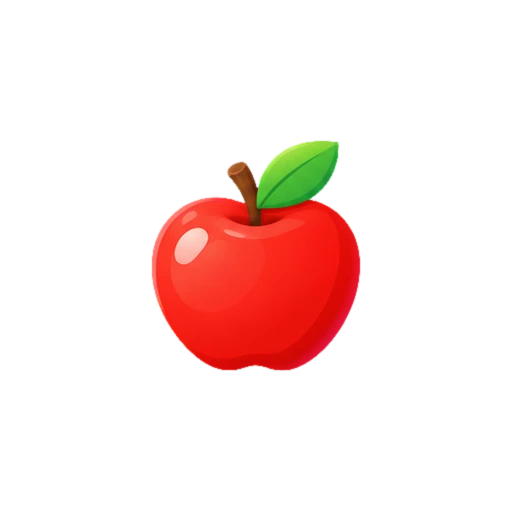
#> input picture assets/items/apple.webp, 512 x 512 px
$ python make_icons.py ../assets/items/apple.webp
#> lines starting #> are read from the running program, lines starting #| are printed output that depends on the picture
#> in main, source is the input picture: PIL image 512x512 RGBA; mean R, G, B, A 31.3, 9.7, 6.3, 33.1
#!/usr/bin/env python3
"""Build every app icon from one picture.

Usage (from the project root, after `bash tool/bootstrap_platforms.sh`):
    pip install pillow
    python tool/make_icons.py branding/app_icon_1024.png

Writes:
  * web/favicon.png and web/icons/*  (always)
  * android/app/src/main/res/mipmap-*/ic_launcher.png  (if the folder exists)
  * ios/Runner/Assets.xcassets/AppIcon.appiconset/*  (if the folder exists)

The source should be square, at least 1024x1024, with NO transparency
(Apple rejects icons with transparent corners) and the character well inside
the edges.
"""
import json
import sys
from pathlib import Path

from PIL import Image

ROOT = Path(__file__).resolve().parents[1]


def flat(image: Image.Image) -> Image.Image:
    """Icon with no transparency, as the app stores require."""
    background = Image.new('RGB', image.size, image.convert('RGB').getpixel((2, 2)))
#> background: PIL image 512x512 RGB; every value is 0
    background.paste(image.convert('RGBA'), mask=image.convert('RGBA').getchannel('A'))
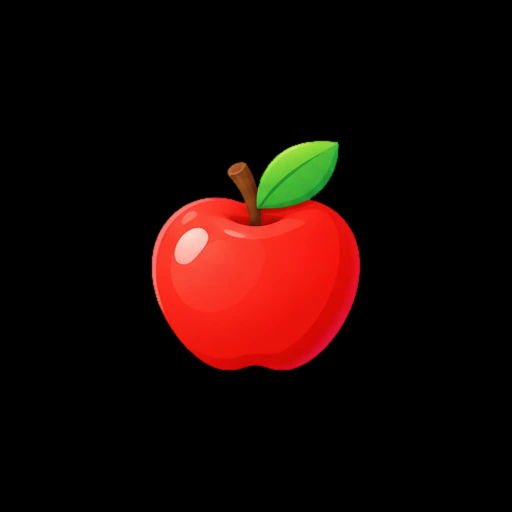
#> background: PIL image 512x512 RGB; mean R, G, B 28.5, 7.7, 4.5
    return background


def save(source: Image.Image, path: Path, px: int) -> None:
#> called with px = 48
    path.parent.mkdir(parents=True, exist_ok=True)
    source.resize((px, px), Image.LANCZOS).save(path, 'PNG', optimize=True)
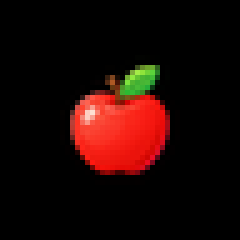
#> saved as favicon.png: PIL image 48x48 RGB (shown 5 times larger); mean R, G, B 28.7, 7.8, 4.6
#> call 2 of save, with px = 192
#> in save (call 2), `source.resize((px, px), Image.LANCZOS).save(path, 'PNG', optimize=True)`:
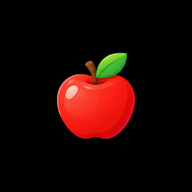
#> saved as Icon-192.png: PIL image 192x192 RGB; mean R, G, B 28.5, 7.7, 4.6


def maskable(source: Image.Image, px: int) -> Image.Image:
    """Android adaptive icons crop to a circle: shrink so nothing is cut off."""
#> called with px = 512
    canvas = Image.new('RGB', (px, px), source.getpixel((2, 2)))
    inner = int(px * 0.68)
    small = source.resize((inner, inner), Image.LANCZOS)
    canvas.paste(small, ((px - inner) // 2, (px - inner) // 2))
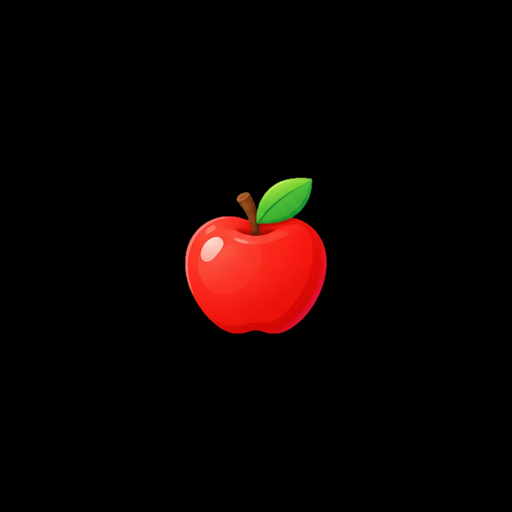
#> canvas: PIL image 512x512 RGB; mean R, G, B 13.2, 3.5, 2.1
    return canvas


def main() -> int:
    if len(sys.argv) != 2:
        print(__doc__)
        return 1
    source = Image.open(sys.argv[1])
    if source.width != source.height or source.width < 512:
        print('The icon must be square and at least 512 px (1024 px is best).',
              file=sys.stderr)
        return 1
    icon = flat(source)
    made = 0

    save(icon, ROOT / 'web/favicon.png', 48)
    save(icon, ROOT / 'web/icons/Icon-192.png', 192)
    save(icon, ROOT / 'web/icons/Icon-512.png', 512)
    maskable(icon, 512).save(ROOT / 'web/icons/Icon-maskable-512.png', 'PNG', optimize=True)
    made += 4

    for folder, px in {'mdpi': 48, 'hdpi': 72, 'xhdpi': 96,
                       'xxhdpi': 144, 'xxxhdpi': 192}.items():
        res = ROOT / 'android/app/src/main/res'
        if res.exists():
            save(icon, res / f'mipmap-{folder}/ic_launcher.png', px)
            made += 1
#> after the loop, made = 4

    iconset = ROOT / 'ios/Runner/Assets.xcassets/AppIcon.appiconset'
    contents = iconset / 'Contents.json'
    if contents.exists():
        data = json.loads(contents.read_text(encoding='utf-8'))
        for entry in data.get('images', []):
            name = entry.get('filename')
            if not name:
                continue
            base = float(entry['size'].split('x')[0])
            scale = float(entry['scale'].rstrip('x'))
            save(icon, iconset / name, round(base * scale))
            made += 1

    print(f'Wrote {made} icon files.')
#| Wrote 4 icon files.
    if not (ROOT / 'android/app/src/main/res').exists():
        print('Android folder not found - run tool/bootstrap_platforms.sh first '
              'if you also need the Android icons.')
    return 0


if __name__ == '__main__':
    sys.exit(main())
#> (the program exits here)

$ run again, on assets/items/banana.webp
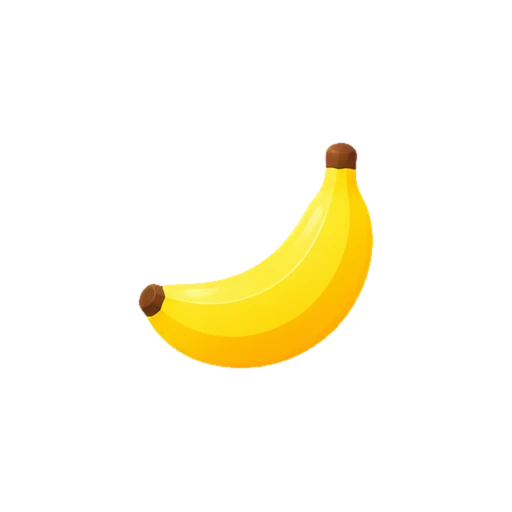
#> input picture assets/items/banana.webp, 512 x 512 px
#> in main, source is the input picture: PIL image 512x512 RGBA; mean R, G, B, A 25.6, 21.7, 4.8, 23.2
#> in save (call 2), `source.resize((px, px), Image.LANCZOS).save(path, 'PNG', optimize=True)`:
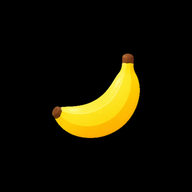
#> saved as Icon-192.png: PIL image 192x192 RGB; mean R, G, B 22.4, 18.8, 2.7
#> in maskable, `canvas.paste(small, ((px - inner) // 2, (px - inner) // 2))`:
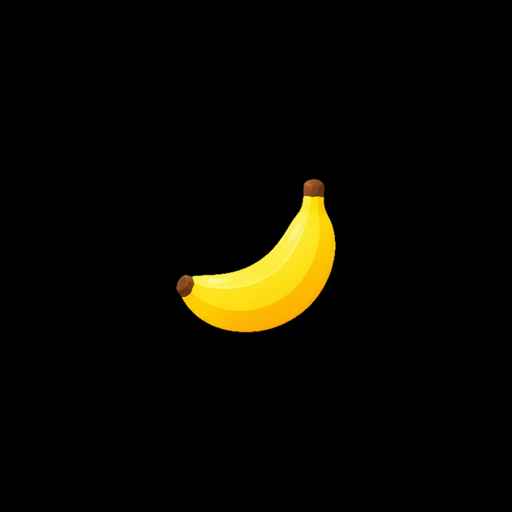
#> canvas: PIL image 512x512 RGB; mean R, G, B 10.4, 8.7, 1.3
#> after the loop in main, `for folder, px in {'mdpi': 48, 'hdpi': 72, 'xhdpi': 96,`: made = 4
#| Wrote 4 icon files.
